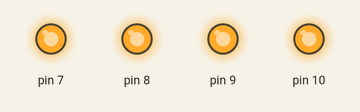
Recording of a sketch running on a simulated Arduino Uno, built with avr-gcc and run on an emulated ATmega328P. Shown: output pins drawn as LEDs (lit = HIGH).

Above: at 0.5 s.
At 3.5 s:
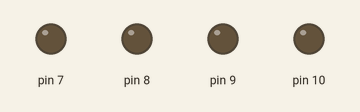
Timing chart, 0 to 4.6 s (numbered marks = the images above):
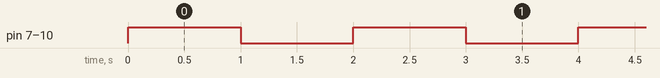

The sketch:

02A_Blink_Multiple_LED.ino
```cpp
void setup() {
  pinMode(7, OUTPUT);
  pinMode(8, OUTPUT);
  pinMode(9, OUTPUT);
  pinMode(10, OUTPUT);
}

void loop() {
  digitalWrite(7, HIGH);
  digitalWrite(8, HIGH);
  digitalWrite(9, HIGH);
  digitalWrite(10, HIGH);
  delay(1000);

  digitalWrite(7, LOW);
  digitalWrite(8, LOW);
  digitalWrite(9, LOW);
  digitalWrite(10, LOW);
  delay(1000);
}
```

Measured:
- by itself, pin 7–10: alternates HIGH for 1.0 s and LOW for 1.0 s
